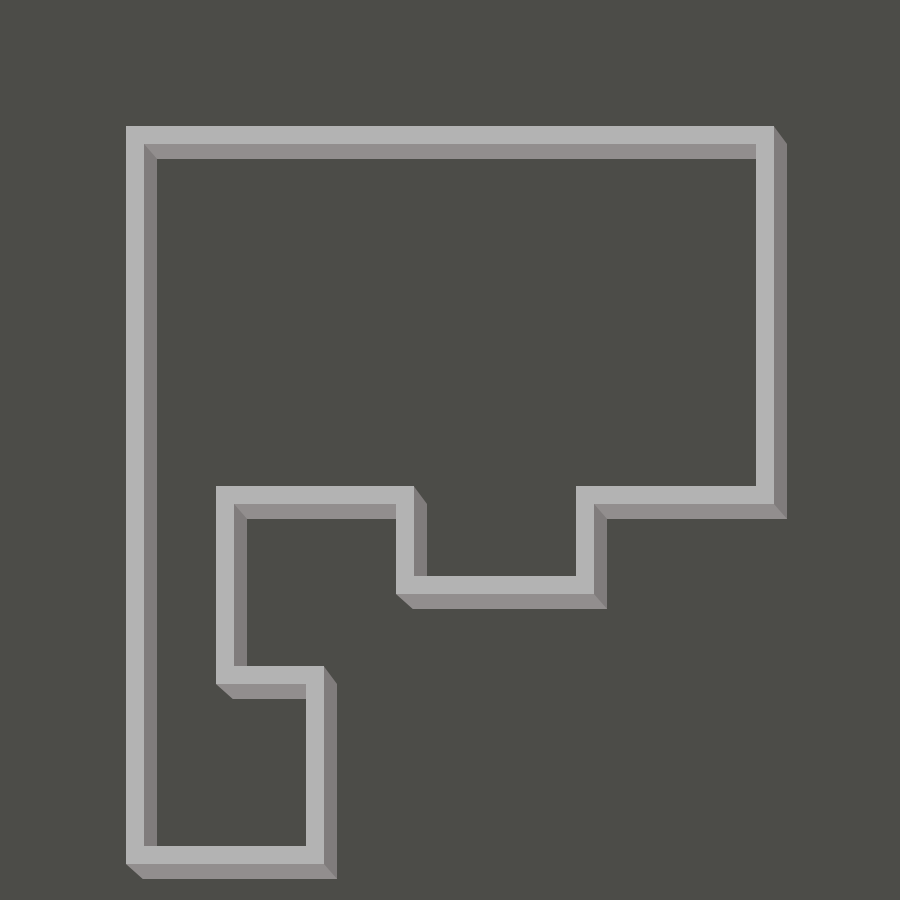

A level layout from a 2D game, rendered from its tile map. Below: a short description, then the map file with tile-grid data replaced by summaries:
An orthogonal 10x10 tile map with 90x90 px tiles, 1 tile layer (Ground) and 5 objects (Box, Point, Chuy, Banana, Bottle).

<map version="1.0" orientation="orthogonal" width="10" height="10" tilewidth="90" tileheight="90">
 <tileset firstgid="1" name="SokoChuy" tilewidth="90" tileheight="90" spacing="2" margin="1">
  <image source="gfx/tile.png" width="276" height="276" />
  <tile id="0">
   <properties>
    <property name="type" value="triangle a" />
   </properties>
  </tile>
  <tile id="1">
   <properties>
    <property name="type" value="triangle b" />
   </properties>
  </tile>
  <tile id="2">
   <properties>
    <property name="type" value="circle" />
   </properties>
  </tile>
  <tile id="3">
   <properties>
    <property name="type" value="triangle c" />
   </properties>
  </tile>
  <tile id="4">
   <properties>
    <property name="type" value="triangle d" />
   </properties>
  </tile>
  <tile id="5">
   <properties>
    <property name="type" value="square" />
   </properties>
  </tile>
 </tileset>
 <layer name="Ground" width="10" height="10">
  <properties>
   <property name="text" value="Nyuuuu" />
  </properties>
  <data>[100 cells, 100 non-empty, 9 distinct tile ids]</data>
 </layer>
 <objectgroup name="Objects" width="10" height="10">
  <object name="Box" x="420" y="189" width="50" height="70" />
  <object name="Point" x="647" y="179" width="66" height="90" />
  <object name="Chuy" x="184" y="181" width="86" height="86" />
  <object name="Banana" x="346" y="334" width="50" height="70" />
  <object name="Bottle" x="552" y="340" width="50" height="70" />
 </objectgroup>
</map>